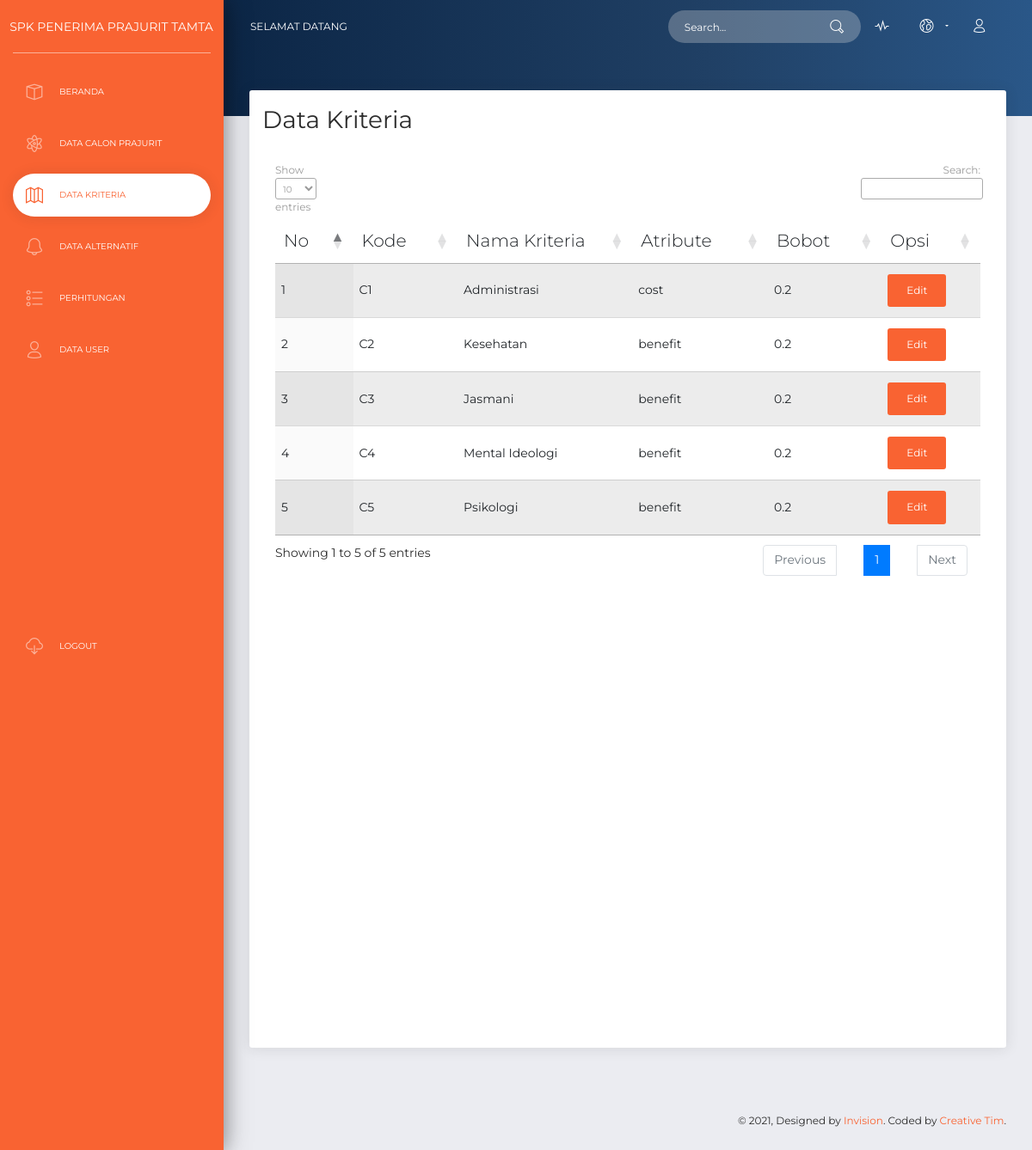
Screenshot of /kriteria.php (signed in) with the database file from the repository.
### tables this page shows
CREATE TABLE `kriteria` (
  `id_kriteria` int(11) NOT NULL,
  `code` varchar(255) NOT NULL,
  `nama_kriteria` varchar(255) NOT NULL,
  `atribute` varchar(255) NOT NULL,
  `bobot` varchar(25) NOT NULL
);

### kriteria.php (the view, shortened to what this page needs)
<?php $page = 'kriteria'; include './template/header.php';
?>
<?php
include './template/navbar.php';
?>
      <div class="panel-header panel-header-sm">
      </div>
      <div class="content">
        <div class="row">
          <div class="col-md-12">
            <div class="card ">
              <div class="card-header ">
                <h3>Data Kriteria</h3>
<table id="basic-datatables" class="display table table-striped table-hover" >
  <thead>
  <tr>
    <th>No</th>
    <th>Kode</th>
    <th>Nama Kriteria</th>
    <th>Atribute</th>
    <th>Bobot</th>
    <th>Opsi</th>
  </tr>
  </thead>
<?php
$query_mysql = mysql_query("SELECT * FROM kriteria")or die(mysql_error());
$nomor = 1;
while($data = mysql_fetch_array($query_mysql)){
?>
<tr>
  <td><?php echo $nomor++; ?></td>
  <td><?php echo $data['code']; ?></td>
  <td><?php echo $data['nama_kriteria']; ?></td>
  <td><?php echo $data['atribute']; ?></td>
  <td><?php echo $data['bobot']; ?></td>
  <td>
  <a class="btn btn-primary" href="edit_kriteria.php?id_kriteria=<?php echo $data['id_kriteria']; ?>">Edit</a>
  </td>
</tr>
<?php } ?>
        </table>
              </div>
              <div class="card-body ">
                <div id="map" class="map"></div>
              </div>
            </div>
          </div>
        </div>
      </div>
      <footer class="footer">
        <div class=" container-fluid ">
          <div class="copyright" id="copyright">
            &copy; , Designed by <a href="https://www.invisionapp.com" target="_blank">Invision</a>. Coded by <a href="https://www.creative-tim.com" target="_blank">Creative Tim</a>.
          </div>
        </div>
      </footer>
    </div>
  </div>
<?php
include './template/footer.php';
?>

### rows the page displays
kriteria: code "C1", nama_kriteria "Administrasi", atribute "cost", bobot "0.2"
kriteria: code "C2", nama_kriteria "Kesehatan", atribute "benefit", bobot "0.2"
kriteria: code "C3", nama_kriteria "Jasmani", atribute "benefit", bobot "0.2"
kriteria: code "C4", nama_kriteria "Mental Ideologi", atribute "benefit", bobot "0.2"
kriteria: code "C5", nama_kriteria "Psikologi", atribute "benefit", bobot "0.2"
